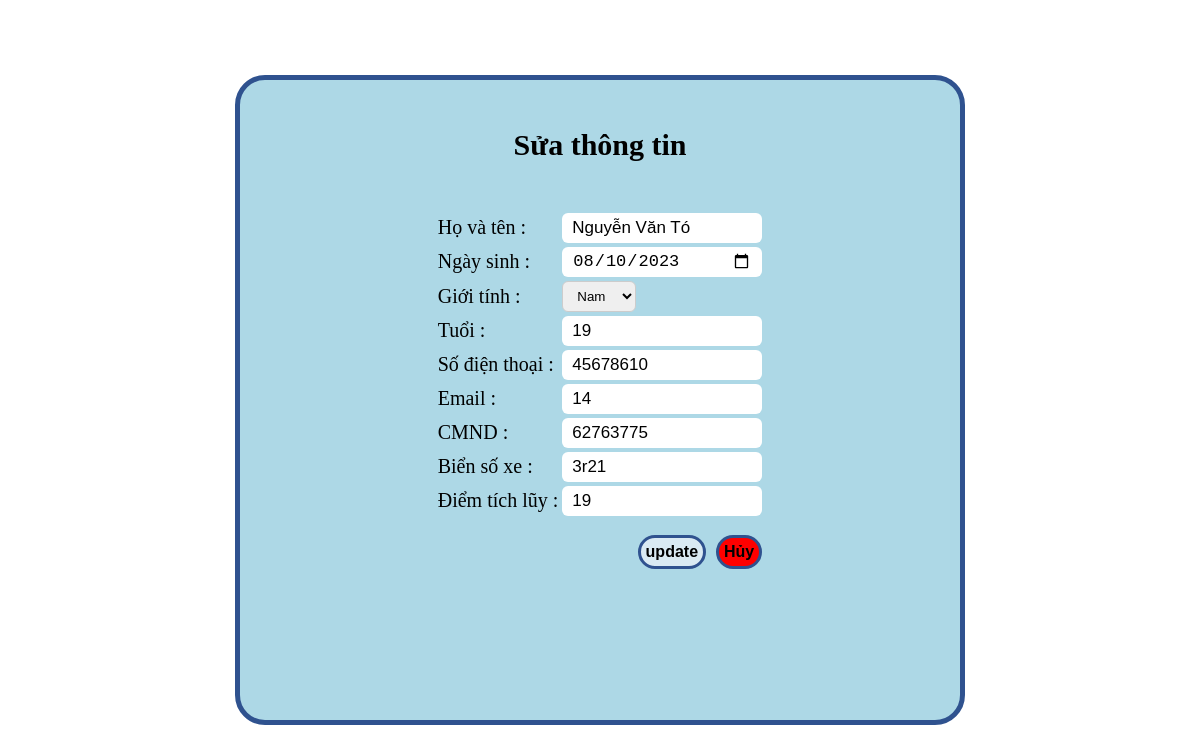
/view/views_hoi_vien/view_update_hoivien_popup.php?hoivienID=1, run on an earlier commit of the app's database.
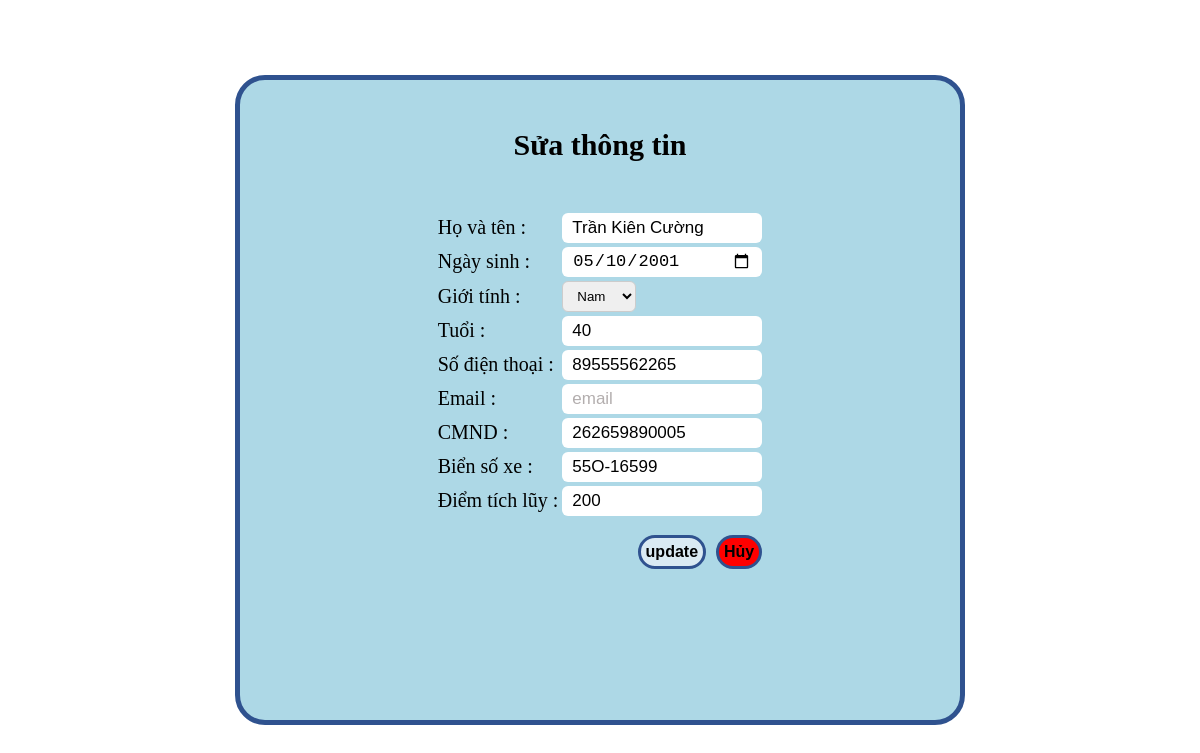
And on a later commit of the database.
### tables this page shows
CREATE TABLE `tbl_hoi_vien` (
  `id_hv` int(50) NOT NULL,
  `name_hv` varchar(50) NOT NULL,
  `ngay_sinh` date NOT NULL,
  `gioi_tinh` varchar(10) DEFAULT NULL,
  `tuoi` int(11) NOT NULL,
  `sdt` varchar(50) NOT NULL,
  `email` text DEFAULT NULL,
  `cmnd` varchar(50) NOT NULL,
  `bien_xe` varchar(50) DEFAULT NULL,
  `diem_tich_luy` float NOT NULL,
  `chieu_cao` float DEFAULT NULL,
  `can_nang` float DEFAULT NULL,
  `phan_tram_mo` float DEFAULT NULL,
  `ngay_cap_nhat` date DEFAULT NULL
);

### view/views_hoi_vien/view_update_hoivien_popup.php (the view, shortened to what this page needs)
<?php
    include_once "../../controller/connection.php";
    $hoivienID = $_REQUEST['hoivienID'];
    $sql = "SELECT * FROM tbl_hoi_vien where id_hv = $hoivienID";
    $query = mysqli_query($mysqli,$sql);
    while($rows = mysqli_fetch_array($query)){
?>
<link rel="stylesheet" href="../assets/css/hoivien_viewUpdate.css">
<div class="hoivien__modal-popup">
    <div class="hoivien__modal-popup-overlay">
        <h4 class="hoivien__modal-popup-header">Sửa thông tin</h4>
        <form class="hoivien__popup-table"
            action="../../controller/controller_hoi_vien/hoivien_update.php?hoivienID=<?php echo $hoivienID ?>"
            method="POST">
            <table class="hoivien_addform">
                <tr>
                    <td><label for="">Họ và tên : </label></td>
                    <td><input type="text" class="hoivien__table-add-input" name="hoivien__table-add-ten"
                            value="<?php echo $rows['name_hv'] ?>" placeholder="họ và tên">
                    </td>
                </tr>
                <tr>
                    <td><label for="">Ngày sinh : </label></td>
                    <td><input type="date" class="hoivien__table-add-input" name="hoivien__table-add-ngay_sinh"
                            value="<?php echo $rows['ngay_sinh'] ?>"></td>
                </tr>
                <tr>
                    <td><label for="">Giới tính :</label></td>
                    <td>
                        <select class="hoivien__table-add-input-gioitinh" name="hoivien__table-add-gioi_tinh"
                            value="<?php echo $rows['gioi_tinh'] ?>">
                            <option value="Nam">Nam</option>
                        </select>
                    </td>
                </tr>
                <tr>
                    <td><label for="">Tuổi : </label></td>
                    <td><input type="text" class="hoivien__table-add-input" name="hoivien__table-add-tuoi"
                            value="<?php echo $rows['tuoi'] ?>" placeholder="tuổi">
                    </td>
                </tr>
                <tr>
                    <td><label for="">Số điện thoại : </label></td>
                    <td><input type="text" class="hoivien__table-add-input" name="hoivien__table-add-sdt"
                            value="<?php echo $rows['sdt'] ?>" placeholder="số diện thoại">
                    </td>
                </tr>
                <tr>
                    <td><label for="">Email : </label></td>
                    <td><input type="text" class="hoivien__table-add-input" name="hoivien__table-add-email"
                            value="<?php echo $rows['email'] ?>" placeholder="email">
                    </td>
                </tr>
                <tr>
                    <td><label for="">CMND : </label></td>
                    <td><input type="text" class="hoivien__table-add-input" name="hoivien__table-add-cmnd"
                            value="<?php echo $rows['cmnd'] ?>" placeholder="cmnd">
                    </td>
                </tr>
                <tr>
                    <td><label for="">Biển số xe : </label></td>
                    <td><input type="text" class="hoivien__table-add-input" name="hoivien__table-add-bien_xe"
                            value="<?php echo $rows['bien_xe'] ?>" placeholder="biển số xe">
                    </td>
                </tr>
                <tr>
                    <td><label for="">Điểm tích lũy : </label></td>
                    <td><input type="text" class="hoivien__table-add-input" name="hoivien__table-add-diem"
                            value="<?php echo $rows['diem_tich_luy'] ?>" placeholder="điểm">
                    </td>
                </tr>
                <tr>
                    <td colspan='2'>
                        <button class="hoivien__table-add-btn hoivien__table-btn-huy" type="button"
                            onclick="window.location.href='hoivien.php'">Hủy</button>
                        <button class="hoivien__table-add-btn hoivien__table-btn-them" type="Submit"
                            onclick="">update</button>
                    </td>
                </tr>
            </table>
        </form>
    </div>
</div>
<?php
     }
?>

What changed in the data, as far as the page shows it:
removed tbl_hoi_vien: hoivien__table-add-ten "Nguyễn Văn Tó", hoivien__table-add-ngay_sinh "08/10/2023", hoivien__table-add-gioi_tinh "Nam", hoivien__table-add-tuoi "19", hoivien__table-add-sdt "45678610", hoivien__table-add-email "14", hoivien__table-add-cmnd "62763775", hoivien__table-add-bien_xe "3r21", hoivien__table-add-diem "19"
added tbl_hoi_vien: hoivien__table-add-ten "Trần Kiên Cường", hoivien__table-add-ngay_sinh "05/10/2001", hoivien__table-add-gioi_tinh "Nam", hoivien__table-add-tuoi "40", hoivien__table-add-sdt "89555562265", hoivien__table-add-cmnd "262659890005", hoivien__table-add-bien_xe "55O-16599", hoivien__table-add-diem "200"
